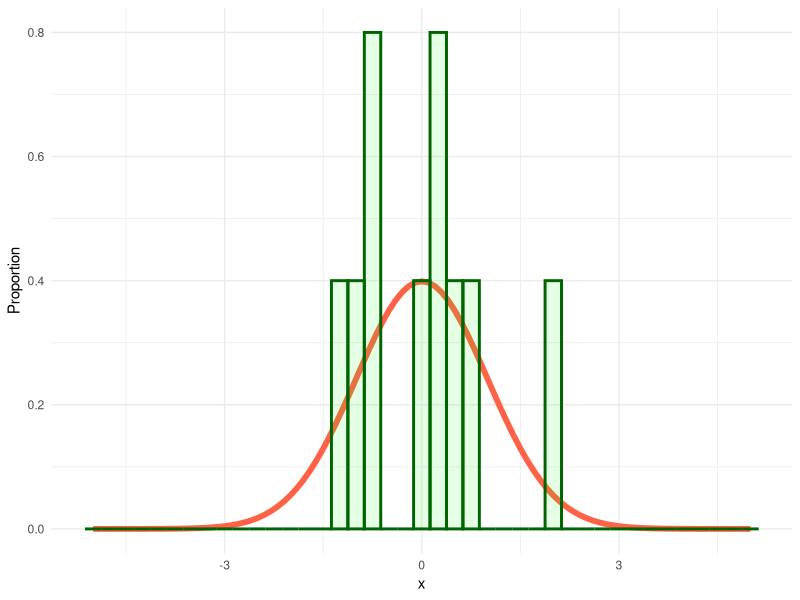
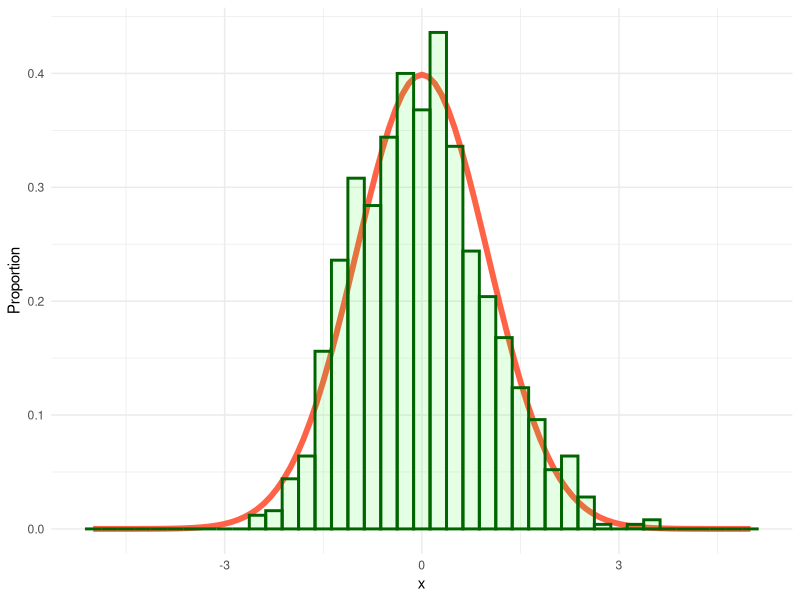

Source code (R) for these figures, in order:
## ---- chunk 1
exp_means <- as.data.frame(matrix(nrow = 10, ncol = 2))
set.seed(2634)
for (i in 1:10) {
        exp_means[i, 2] <- mean(rexp(10, 5))
}
library(ggplot2)
expon <- geom_histogram(data = exp_means, mapping = aes(x = scale(V2), y = ..density..),
                        binwidth = 0.25, fill = "green",
                        colour = "darkgreen", alpha = 0.1, lwd = 1)

ggplot(data = data.frame(x = c(-5, 5)), aes(x = x)) +
        theme_minimal() + labs(x = "x", y = "Proportion") +
        stat_function(fun = dnorm, geom = "line",
                      args = list(mean = 0, sd = 1),
                      lwd = 2, colour = "tomato") +
        expon
## ---- chunk 2
exp_means <- as.data.frame(matrix(nrow = 1000, ncol = 2))
set.seed(2634)
for (i in 1:1000) {
        exp_means[i, 2] <- mean(rexp(100, 5))
}
library(ggplot2)
expon <- geom_histogram(data = exp_means, mapping = aes(x = scale(V2), y = ..density..),
                        binwidth = 0.25, fill = "green",
                        colour = "darkgreen", alpha = 0.1, lwd = 1)

ggplot(data = data.frame(x = c(-5, 5)), aes(x = x)) +
        theme_minimal() + labs(x = "x", y = "Proportion") +
        stat_function(fun = dnorm, geom = "line",
                      args = list(mean = 0, sd = 1),
                      lwd = 2, colour = "tomato") +
        expon
